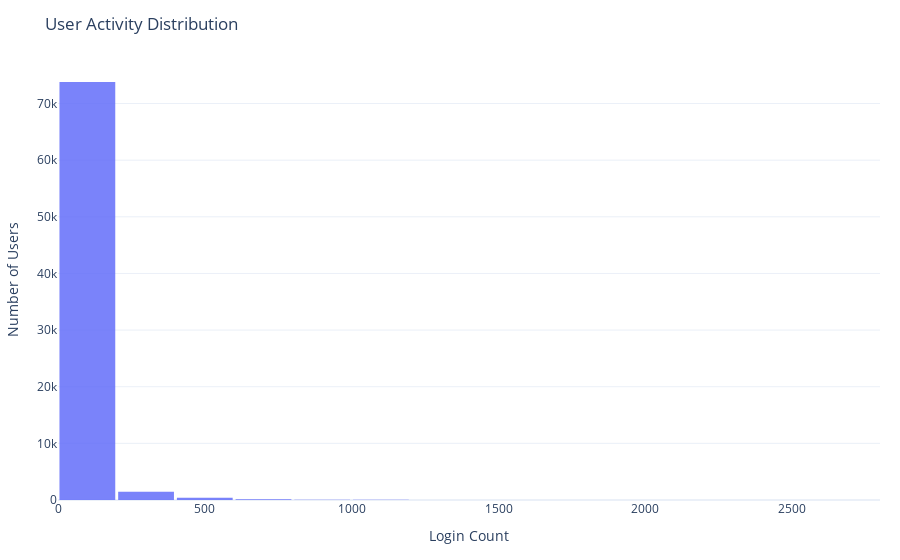

Notebook code cell kept with this figure:
### Code cell
fig = px.histogram(
    user_login_counts,
    x="LoginCount",
    nbins=20,
    title="User Activity Distribution",
    labels={"LoginCount": "Login Count", "count": "Number of Users"},
    opacity=0.85,
)
fig.update_layout(
    xaxis_title="Login Count",
    yaxis_title="Number of Users",
    template="plotly_white",
    bargap=0.05,
    margin=dict(l=40, r=20, t=60, b=60)
)

### Figure 1 — Plotly figure (JSON) as saved in the notebook; plotly's stock layout.template omitted (floating-point values rounded to 4 significant figures; data arrays with more than 128 entries replaced by an {"elided": "..."} marker saying what was removed)
{"data": [{"bingroup": "x", "hovertemplate": "Login Count=%{x}<br>count=%{y}<extra></extra>", "legendgroup": "", "marker": {"color": "#636efa", "opacity": 0.85, "pattern": {"shape": ""}}, "name": "", "nbinsx": 20, "orientation": "v", "showlegend": false, "type": "histogram", "x": {"elided": "75928 int values"}, "xaxis": "x", "yaxis": "y"}], "layout": {"bargap": 0.05, "barmode": "relative", "legend": {"tracegroupgap": 0}, "margin": {"b": 60, "l": 40, "r": 20, "t": 60}, "title": {"text": "User Activity Distribution"}, "xaxis": {"anchor": "y", "domain": [0, 1], "title": {"text": "Login Count"}}, "yaxis": {"anchor": "x", "domain": [0, 1], "title": {"text": "Number of Users"}}}}
